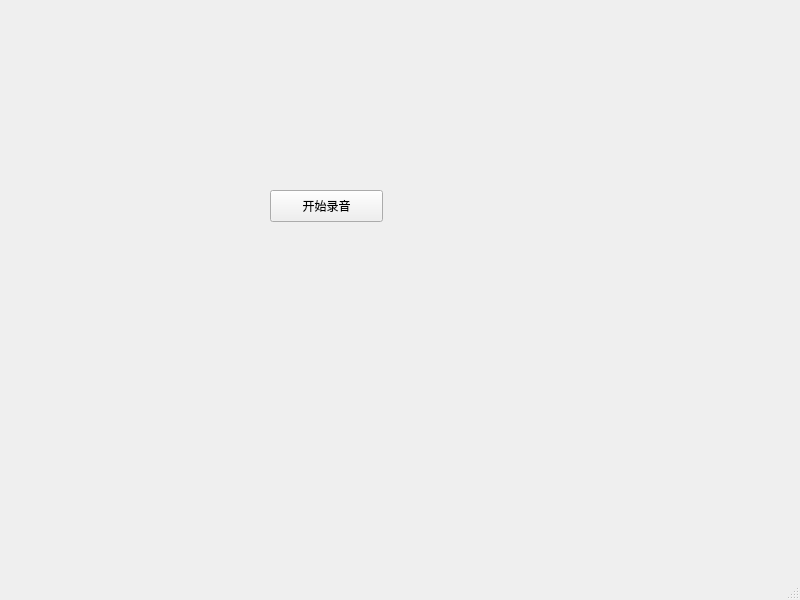
<?xml version="1.0" encoding="UTF-8"?>
<ui version="4.0">
 <class>MainWindow</class>
 <widget class="QMainWindow" name="MainWindow">
  <property name="geometry">
   <rect>
    <x>0</x>
    <y>0</y>
    <width>800</width>
    <height>600</height>
   </rect>
  </property>
  <property name="windowTitle">
   <string>MainWindow</string>
  </property>
  <widget class="QWidget" name="centralwidget">
   <widget class="QPushButton" name="audioButton">
    <property name="geometry">
     <rect>
      <x>270</x>
      <y>190</y>
      <width>113</width>
      <height>32</height>
     </rect>
    </property>
    <property name="text">
     <string>开始录音</string>
    </property>
   </widget>
  </widget>
  <widget class="QMenuBar" name="menubar">
   <property name="geometry">
    <rect>
     <x>0</x>
     <y>0</y>
     <width>800</width>
     <height>24</height>
    </rect>
   </property>
  </widget>
  <widget class="QStatusBar" name="statusbar"/>
 </widget>
 <resources/>
 <connections/>
</ui>
